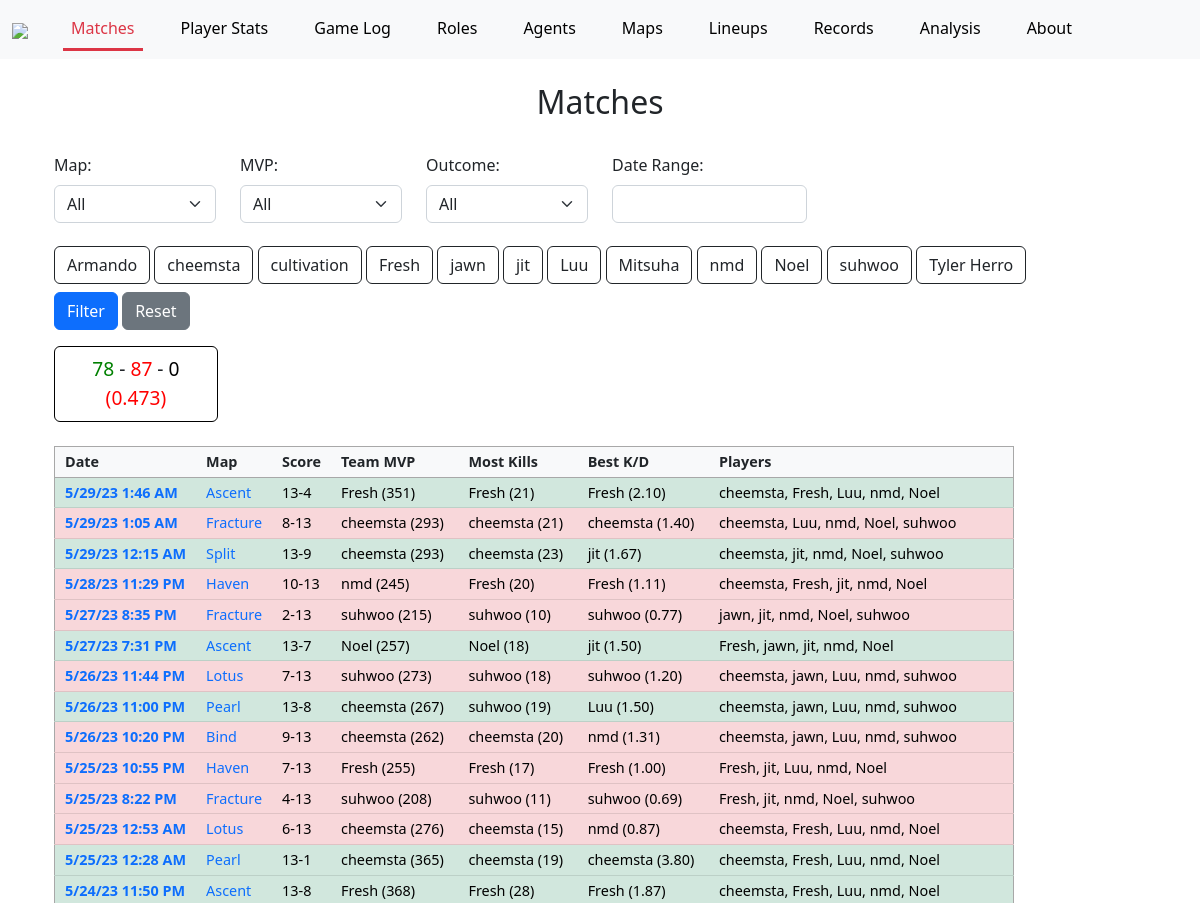
/matches/ (upper part), run on an earlier commit of the app's database.
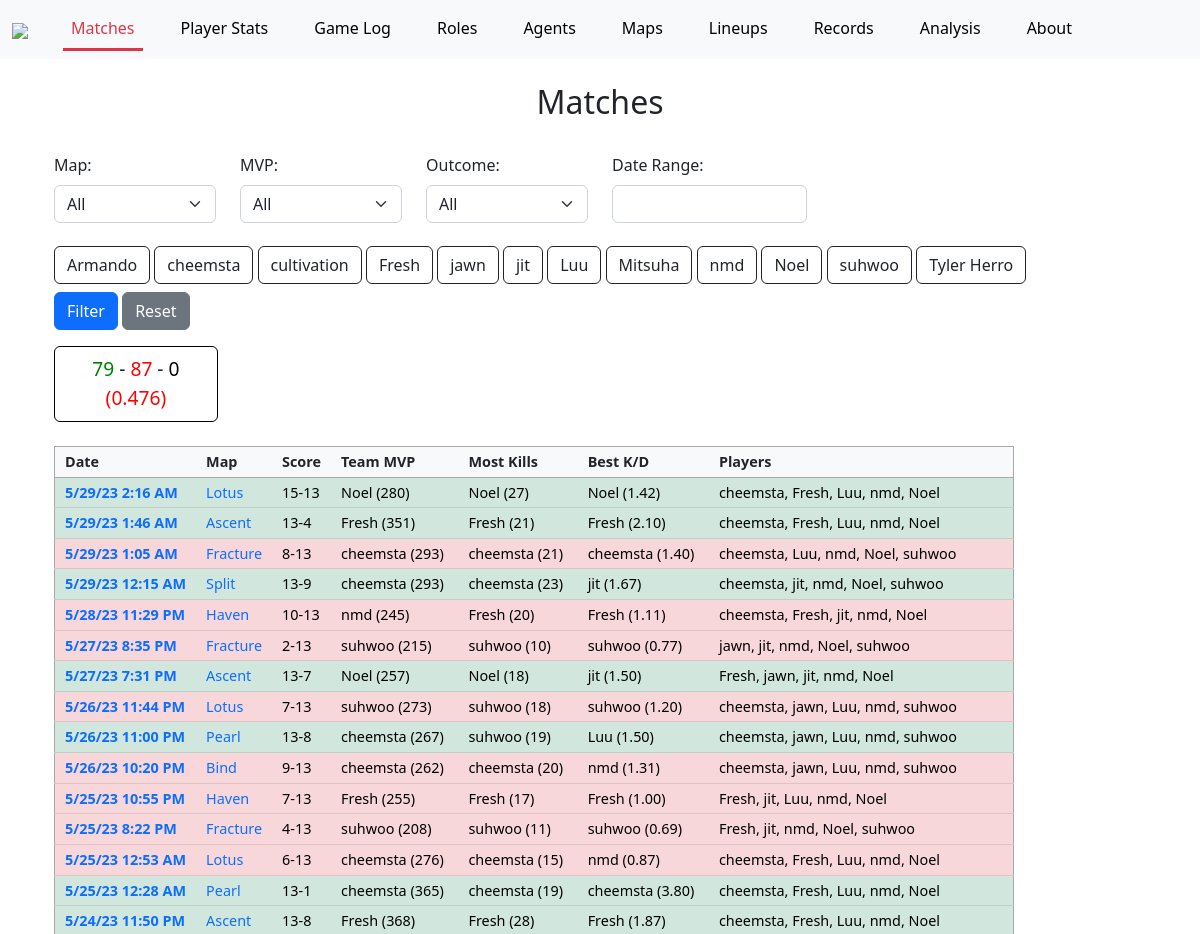
And on a later commit of the database.
### match/models.py (models this page shows, shortened)
class Match(models.Model):
    MatchID = models.CharField(max_length=200, unique=True)
    Map = models.CharField(max_length=200)
    Date = models.DateTimeField()
    Score = models.CharField(max_length=200)
    TeamOneScore = models.IntegerField()
    TeamTwoScore = models.IntegerField()
    ScoreDifferential = models.IntegerField()
    TeamOneWon = models.IntegerField()
    TeamOneLost = models.IntegerField()
    MatchDraw = models.IntegerField()
    RoundsPlayed = models.IntegerField()
    Players = models.CharField(max_length=500)
    MVP = models.CharField(max_length=200)
    MVP_ACS = models.IntegerField()
    TopKiller = models.CharField(max_length=200)
    MostKills = models.IntegerField()
    TopKDR = models.CharField(max_length=200)
    TopKDRValue = models.FloatField()
    N_Duelists = models.IntegerField()
    N_Sentinels = models.IntegerField()
    N_Initiators = models.IntegerField()
    N_Controllers = models.IntegerField()

### match/views.py (the view)
# urls.py: path('matches/', views.match_list, name='match_list'),
@cache_page(60*10)
def match_list(request):
    matches = Match.objects.all().order_by('-Date')
    colorClasses = ["btn-danger", "btn-success", "btn-outline-dark"]
    unique_maps = sorted(list(Match.objects.values_list("Map", flat=True).distinct()))
    unique_players = sorted(list(Player.objects.filter(Team="Team A").values_list("DisplayName", flat=True).distinct()),
                            key=lambda x: x.lower())
    start_date = None
    end_date = None
    map_filter = request.GET.get('map')
    outcome_filter = request.GET.get('outcome')
    date_filter = request.GET.get('dateRange')
    mvp_filter = request.GET.get('mvp')
    if map_filter == "None":
        map_filter = None
    if outcome_filter == "None":
        outcome_filter = None
    if mvp_filter == "None":
        mvp_filter = None
    if date_filter == "None":
        date_filter = None
    button_values = {}
    for player in unique_players:
        value = request.GET.get(str(player), None)
        if value is not None:
            button_values[player] = int(value)
    if date_filter is not None:
        start_date = date_filter.split(' - ')[0]
        end_date = date_filter.split(' - ')[1]
    matches = FilterMatches(matches, map_filter, outcome_filter, date_filter, mvp_filter)
    matches = FilterPlayerParticipation(matches, button_values)
    wins = sum([x[0] for x in list(matches.values_list("TeamOneWon"))])
    losses = sum([x[0] for x in list(matches.values_list("TeamOneLost"))])
    draws = sum([x[0] for x in list(matches.values_list("MatchDraw"))])
    if wins+losses+draws == 0:
        win_pct = 0
    else:
        win_pct = (wins+0.5*draws)/(wins+losses+draws)
    context = {
        'matches': matches,
        'unique_maps': unique_maps,
        'unique_players': unique_players,
        'map_filter': map_filter,
        'outcome_filter': outcome_filter,
        'date_filter': date_filter,
        'start_date': start_date,
        'end_date': end_date,
        'mvp_filter': mvp_filter,
        'button_values': button_values,
        'colorClasses': colorClasses,
        'wins': wins,
        'losses': losses,
        'draws': draws,
        'win_pct': win_pct,
    }
    return render(request, 'match/match_list.html', context)

### match/views.py (called while the page is built, shortened)
def FilterMatches(matches, map_filter, outcome_filter, date_filter, mvp_filter):
    if map_filter:
        matches = matches.filter(Map=map_filter)
    if date_filter:
        date_split = date_filter.split(' - ')
        start = datetime.strptime(date_split[0], '%m/%d/%Y')
        end = datetime.strptime(date_split[1], '%m/%d/%Y')
        matches = matches.filter(Date__range=(start, end))
    if mvp_filter:
        matches = matches.filter(MVP=mvp_filter)
    return matches

### match/templates/match/match_list.html (shortened to what this page needs)
{% extends 'match/base.html' %}
{% load custom_filters %}
{% block content %}
<div class="container">
  <br>
  <h2 style="text-align: center">Matches</h2>
  <br>
  <div>
    <form method="get" action="" id="filter-form">
      <div class="row mb-2 ">
        <div class="col-md-2">
          <label for="map" class="form-label">Map:</label>
          <select id="map" name="map" class="form-select">
            <option value="">All</option>
          </select>
        </div>
        <div class="col-md-2" style="padding-bottom:15px;">
          <label for="mvp" class="form-label">MVP:</label>
          <select id="mvp" name="mvp" class="form-select">
            <option value="">All</option>
          </select>
        </div>
        <div class="col-md-2">
          <label for="outcome" class="form-label">Outcome:</label>
          <select id="outcome" name="outcome" class="form-select">
            <option value="">All</option>
          </select>
        </div>
        <div class="col-md-4">
          <label for="dateRange" class="form-label">Date Range:</label>
          <br>
          <input type="text" id="dateRange" name="dateRange" class="form-select-clone" {% if date_filter is None %} value="" {% else %} value={{ date_filter }} {% endif %}/>
        </div>
      </div>
      <div class="row mb-2 ">
        <div class="col">
          {% for player in unique_players %}
            <div class="btn-group-toggle d-inline-block" data-toggle="buttons">
              {% if button_values|default:None %}
                {% with button_values|get_item:player as value %}
                  <input type="radio" name="{{ player }}" value="2" {% if value == 2 %}checked{% endif %} hidden>
                  <input type="radio" name="{{ player }}" value="1" {% if value == 1 %}checked{% endif %} hidden>
                  <input type="radio" name="{{ player }}" value="0" {% if value == 0 %}checked{% endif %} hidden>
                  <button type="button" id="toggler-{{ player }}" class="btn {% if value == 0 %}{{ colorClasses.0 }}{% elif value == 1 %}{{ colorClasses.1 }}{% else %}{{ colorClasses.2 }}{% endif %}">{{ player }}</button>
                {% endwith %}
              {% else %}
                <button type="button" id="toggler-{{ player }}" class="btn btn-outline-dark">{{ player }}</button>
              {% endif %}
            </div>
          {% endfor %}
        </div>
      </div>
      <button type="submit" class="btn btn-primary">Filter</button>
      <button type="button" class="btn btn-secondary" onclick="resetFilter()">Reset</button>
    </form>
  </div>
  <div class="mt-3" style="font-size:120%">
    <div id="info" style="display:inline-block; text-align:center; width:15%; padding-top:7px; border:1px solid black"
        class="col-xl-4 rounded p-2 mb-4 center">
      <div style="display:inline-block; color:green;" title="Wins" data-bs-toggle="tooltip" data-bs-placement="top">
        {{ wins }}
      </div>
      <div style="display:inline-block;">-</div>
      <div style="display:inline-block; color:red" title="Losses" data-bs-toggle="tooltip" data-bs-placement="top">
        {{ losses }}
      </div>
      <div style="display:inline-block;">-</div>
      <div style="display:inline-block; color:black" title="Draws" data-bs-toggle="tooltip" data-bs-placement="top">
        {{ draws }}
      </div>
      <div title="Win Percentage" data-bs-toggle="tooltip" data-bs-placement="top"
          style="display:inline-block; {% if win_pct > 0.5 %}color:green{% elif win_pct < 0.5 %}color:red{% else %}color:black{% endif %}">
        ({{ win_pct|floatformat:3 }})
      </div>
    </div>
  </div>
  <div class="table-responsive-lg center" style="padding-top: 0px;">
  <table id="match-list" class="table table-hover table-sm"
      style="font-size:90%; overflow:hidden; width:90%; border: 1px solid rgb(168, 168, 168);">
    <thead>
      <tr class="bg-light">
        <th>Date</th>
        <th>Map</th>
        <th>Score</th>
        <th>Team MVP</th>
        <th>Most Kills</th>
        <th>Best K/D</th>
        <th>Players</th>
      </tr>
    </thead>
    <tbody>
      {% for match in matches %}
        <tr class="{% if match.TeamOneWon %}table-success{% elif match.MatchDraw %}table-default{% else %}table-danger{% endif %}">
          <td style="font-weight:bold"><a href="{% url 'match_detail' match.MatchID %}">{{ match.Date|date:"n/j/y" }} {{ match.Date|time:"g:i A" }}</a></td>
          <td><a href="{% url 'map_detail' match.Map %}" %}>{{ match.Map }}</a></td>
          <td>{{ match.Score }}</td>
          <td>{{ match.MVP }} ({{ match.MVP_ACS }})</td>
          <td>{{ match.TopKiller }} ({{ match.MostKills }})</td>
          <td>{{ match.TopKDR }} ({{ match.TopKDRValue|floatformat:2 }})</td>
          <td>{{ match.Players }}</td>
        </tr>
      {% endfor %}
    </tbody>
  </table>
</div>
{% endblock %}

### match/templates/match/base.html (shortened to what this page needs)
<!DOCTYPE html>
{% load static %}
<html>
<head>
    <link href="https://cdn.jsdelivr.net/npm/bootstrap@5.2.3/dist/css/bootstrap.min.css" rel="stylesheet">
    <link rel="stylesheet" type="text/css" href="https://cdn.jsdelivr.net/npm/daterangepicker/daterangepicker.css" />
    <link rel="stylesheet" href="https://cdnjs.cloudflare.com/ajax/libs/font-awesome/4.7.0/css/font-awesome.min.css">
    <link href="https://cdn.datatables.net/v/bs5/dt-1.13.4/b-2.3.6/b-colvis-2.3.6/fc-4.2.2/fh-3.3.2/r-2.4.1/sc-2.1.1/sb-1.4.2/datatables.min.css" rel="stylesheet"/>
</head>
<body>
    <nav class="navbar navbar-expand-lg bg-light">
        <div class="container-fluid">
            <a class="navbar-brand" href="{% url 'homepage' %}" style="margin-right:35px">
                <img src="https://i.imgur.com/sK4TA5B.png" height="40px">
            </a>
          <div class="collapse navbar-collapse" id="navbarScroll">
            <ul class="navbar-nav me-auto my-2 my-lg-0 navbar-nav-scroll">
                <li class="nav-item">
                    <a id="matches" class="nav-link hover-nav" style="color:black; border-bottom: solid 3px transparent;" href="{% url 'match_list' %}">Matches</a>
                </li>
                <li class="nav-item">
                    <a id="stats" class="nav-link hover-nav" style="color:black" href="{% url 'player_stats' %}">Player Stats</a>
                </li>
                <li class="nav-item">
                    <a id="gamelog" class="nav-link hover-nav" style="color:black" href="{% url 'gamelog' %}">Game Log</a>
                </li>
                <li class="nav-item">
                    <a id="roles" class="nav-link hover-nav" style="color:black" href="{% url 'roles_overview' %}">Roles</a>
                </li>
                <li class="nav-item">
                    <a id="agents" class="nav-link hover-nav" style="color:black" href="{% url 'agents_overview' %}">Agents</a>
                </li>
                <li class="nav-item">
                    <a id="maps" class="nav-link hover-nav" style="color:black" href="{% url 'maps_overview' %}">Maps</a>
                </li>
                <li class="nav-item">
                    <a id="lineups" class="nav-link hover-nav" style="color:black" href="{% url 'lineups' %}">Lineups</a>
                </li>
                <li class="nav-item">
                    <a id="records" class="nav-link hover-nav" style="color:black;" href="{% url 'record_overview' %}">Records</a>
                </li>
                <li class="nav-item">
                    <a id="analysis" class="nav-link hover-nav" style="color:black;" href="{% url 'analysis' %}">Analysis</a>
                </li>
                <li class="nav-item">
                    <a id="about" class="nav-link hover-nav" style="color:black;" href="{% url 'about' %}">About</a>
                </li>
            </ul>
          </div>
        </div>
    </nav>
    <div class="container">
        {% block content %}{% endblock %}
    </div>
</body>
</html>

### match/templates/match/match_list.html (style rules this page uses)
table { table-layout: auto !important; width: 1px !important; overflow: visible !important; }
td, th { max-width:100%; white-space:nowrap; padding-left: 10px !important; padding-right: 10px !important; }
.nav-link { margin-right: 30px; }
.nav-link#matches { color:rgb(220,53,69) !important; border-bottom: solid 3px rgb(220,53,69) !important; }
a { text-decoration: none !important; }
.form-select-clone { display:block !important; padding:.375rem .75rem .375rem .75rem !important; width:56%; font-size:1rem !important; font-weight:400 !important; line-height:1.5 !important; color:#212529 !important; background-color:#fff !important; background-repeat:no-repeat; background-position:right .75rem center; background-size:16px 12px !important; border:1px solid #ced4da !important; border-radius:.375rem !important; transition:border-color .15s ease-in-out,box-shadow .15s ease-in-out; -webkit-appearance:none; -moz-appearance:none; appearance:none; }
table { border-radius: 5px; }

What changed in the data, as far as the page shows it:
added Match: Date "5/29/23", Date "2:16 AM", Map "Lotus", Score "15-13", MVP "Noel", MVP_ACS "280", TopKiller "Noel", MostKills "27", TopKDR "Noel", TopKDRValue "1.42", Players "cheemsta, Fresh, Luu, nmd, Noel", TeamOneWon 1 (drawn)
Also different on the page:
{{ wins }}: "78" → "79"
{{ win_pct|floatformat:3 }}: "0.473" → "0.476"
